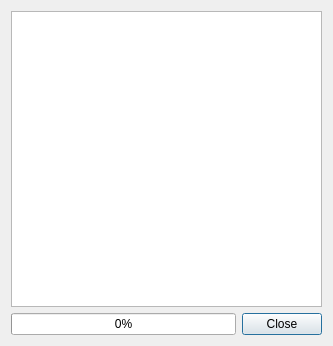
<?xml version="1.0" encoding="UTF-8"?>
<ui version="4.0">
 <class>PasswordPreviewDialog</class>
 <widget class="QDialog" name="PasswordPreviewDialog">
  <property name="geometry">
   <rect>
    <x>0</x>
    <y>0</y>
    <width>333</width>
    <height>346</height>
   </rect>
  </property>
  <property name="sizePolicy">
   <sizepolicy hsizetype="Expanding" vsizetype="Expanding">
    <horstretch>0</horstretch>
    <verstretch>0</verstretch>
   </sizepolicy>
  </property>
  <property name="windowTitle">
   <string>Password Preview</string>
  </property>
  <layout class="QVBoxLayout" name="verticalLayout_2">
   <item>
    <widget class="QPlainTextEdit" name="passwordPreviews">
     <property name="sizePolicy">
      <sizepolicy hsizetype="Expanding" vsizetype="Expanding">
       <horstretch>0</horstretch>
       <verstretch>0</verstretch>
      </sizepolicy>
     </property>
     <property name="lineWrapMode">
      <enum>QPlainTextEdit::NoWrap</enum>
     </property>
    </widget>
   </item>
   <item>
    <layout class="QHBoxLayout" name="horizontalLayout">
     <item>
      <widget class="QProgressBar" name="progressBar">
       <property name="value">
        <number>0</number>
       </property>
      </widget>
     </item>
     <item>
      <widget class="QPushButton" name="buttonClose">
       <property name="text">
        <string>Close</string>
       </property>
      </widget>
     </item>
    </layout>
   </item>
  </layout>
 </widget>
 <resources/>
 <connections/>
</ui>
